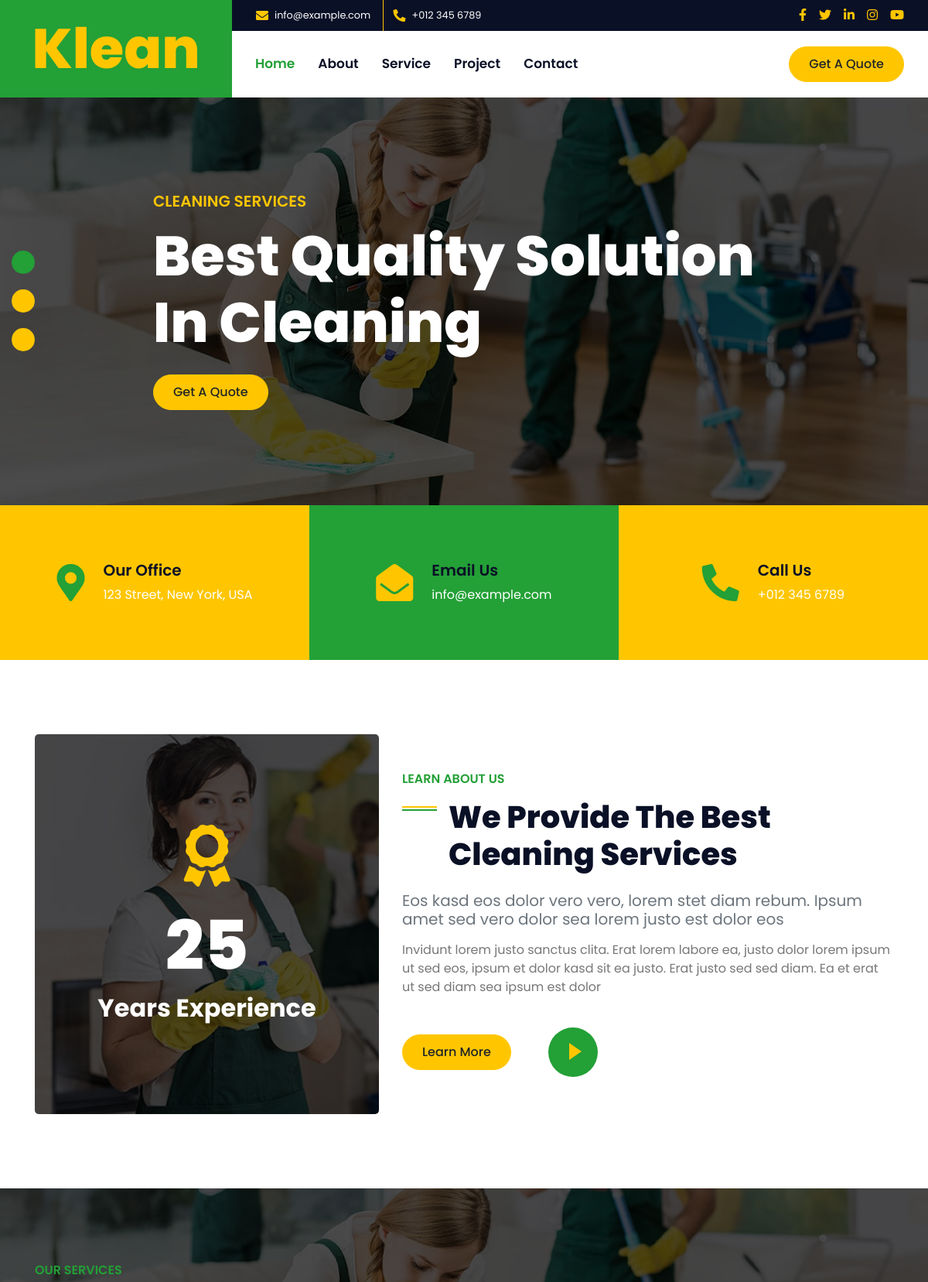
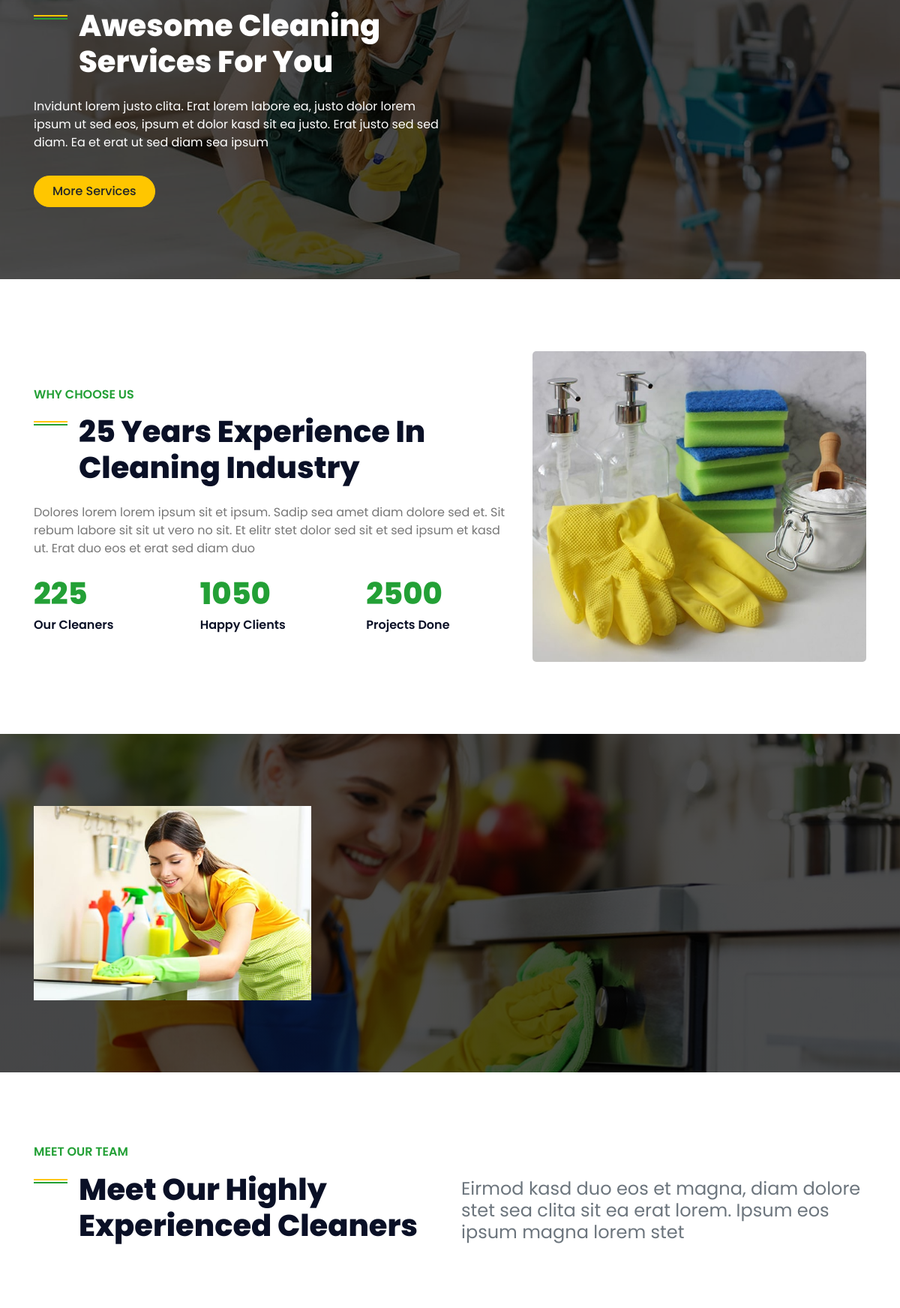
The page / (upper part) on the database its author committed (2 pictures, top to bottom).
### home/models.py (models this page shows, shortened)
class Carusel(models.Model):
    title = models.CharField(max_length=100, blank=True, null=True)
    desc = models.CharField(max_length=200, blank=True, null=True)
    cover_image = models.ImageField(
        upload_to='carousel',
        null=True,
        blank=True,
    )
    status = models.CharField(
        default=DEFAULT_STATUS,
        choices=STATUS,
        max_length=15
    )
    createt_at = models.DateTimeField(auto_now_add=True)
    updated_at = models.DateTimeField(auto_now=True)

class Project(models.Model):
    project_name = models.CharField(max_length=100, blank=True, null=True)
    link = models.CharField(max_length=400, blank=True, null=True)
    image = models.ImageField(
        upload_to='project',
        null=True,
        blank=True,
    )
    status = models.CharField(
        default=DEFAULT_STATUS,
        choices=STATUS,
        max_length=15
    )
    createt_at = models.DateTimeField(auto_now_add=True)
    updated_at = models.DateTimeField(auto_now=True)

### home/views.py (the view)
# urls.py: path("", views.carusel, name='index'),
def carusel(request):
    carusels=Carusel.objects.filter(status=STATUS)
    services=Service.objects.filter(status=STATUS)
    projects=Project.objects.filter(status=STATUS)
    blogs=Blog.objects.filter(status=STATUS)
    return render(request,"index.html",{'carusels':carusels,'services':services,'projects':projects,'blogs':blogs})

### home/models.py (called while the page is built)
    def __str__(self):
        return self.title

### templates/index.html (shortened to what this page needs)
  {% extends 'base/base.html' %}
  {% block content %}
  {% load static %}
  <div class="container-fluid p-0">
    <div id="header-carousel" class="carousel slide carousel-fade" data-ride="carousel">
        <ol class="carousel-indicators">
            <li data-target="#header-carousel" data-slide-to="0" class="active"></li>
            <li data-target="#header-carousel" data-slide-to="1"></li>
            <li data-target="#header-carousel" data-slide-to="2"></li>
        </ol>
        <div class="carousel-inner">
            {% for carusel in carusels %}
            <div class="carousel-item carousel-item {% if forloop.first == True %}active{% endif %} ">
                <img class="img-fluid" src="{{ carusel.cover_image.url }}" alt="Image">
                <div class="carousel-caption d-flex align-items-center justify-content-center">
                    <div class="p-5" style="width: 100%; max-width: 900px;">
                        <h5 class="text-primary text-uppercase mb-md-3">{{ carusel.title }}</h5>
                        <h1 class="display-3 text-white mb-md-4">{{ carusel.desc }}</h1>
                        <a href="" class="btn btn-primary">Get A Quote</a>
                    </div>
                </div>
            </div>
            {% endfor %}
        </div>
    </div>
</div>
<div class="container-fluid pb-5 contact-info">
    <div class="row">
        <div class="col-lg-4 p-0">
            <div class="contact-info-item d-flex align-items-center justify-content-center bg-primary text-white py-4 py-lg-0">
                <i class="fa fa-3x fa-map-marker-alt text-secondary mr-4"></i>
                <div class="">
                    <h5 class="mb-2">Our Office</h5>
                    <p class="m-0">123 Street, New York, USA</p>
                </div>
            </div>
        </div>
        <div class="col-lg-4 p-0">
            <div class="contact-info-item d-flex align-items-center justify-content-center bg-secondary text-white py-4 py-lg-0">
                <i class="fa fa-3x fa-envelope-open text-primary mr-4"></i>
                <div class="">
                    <h5 class="mb-2">Email Us</h5>
                    <p class="m-0">info@example.com</p>
                </div>
            </div>
        </div>
        <div class="col-lg-4 p-0">
            <div class="contact-info-item d-flex align-items-center justify-content-center bg-primary text-white py-4 py-lg-0">
                <i class="fa fa-3x fa-phone-alt text-secondary mr-4"></i>
                <div class="">
                    <h5 class="mb-2">Call Us</h5>
                    <p class="m-0">+012 345 6789</p>
                </div>
            </div>
        </div>
    </div>
</div>
<div class="container-fluid py-5 mb-5">
    <div class="container">
        <div class="row">
            <div class="col-lg-5">
                <div class="d-flex flex-column align-items-center justify-content-center bg-about rounded h-100 py-5 px-3">
                    <i class="fa fa-5x fa-award text-primary mb-4"></i>
                    <h1 class="display-2 text-white mb-2" data-toggle="counter-up">25</h1>
                    <h2 class="text-white m-0">Years Experience</h2>
                </div>
            </div>
            <div class="col-lg-7 pt-5 pb-lg-5">
                <h6 class="text-secondary font-weight-semi-bold text-uppercase mb-3">Learn About Us</h6>
                <h1 class="mb-4 section-title">We Provide The Best Cleaning Services</h1>
                <h5 class="text-muted font-weight-normal mb-3">Eos kasd eos dolor vero vero, lorem stet diam rebum. Ipsum amet sed vero dolor sea lorem justo est dolor eos</h5>
                <p>Invidunt lorem justo sanctus clita. Erat lorem labore ea, justo dolor lorem ipsum ut sed eos, ipsum et dolor kasd sit ea justo. Erat justo sed sed diam. Ea et erat ut sed diam sea ipsum est dolor</p>
                <div class="d-flex align-items-center pt-4">
                    <a href="" class="btn btn-primary mr-5">Learn More</a>
                    <button type="button" class="btn-play" data-toggle="modal"
                        data-src="https://www.youtube.com/embed/DWRcNpR6Kdc" data-target="#videoModal">
                        <span></span>
                    </button>
                    <h5 class="font-weight-normal text-white m-0 ml-4 d-none d-sm-block">Play Video</h5>
                </div>
            </div>
        </div>
    </div>
</div>
<div class="container-fluid bg-service py-5">
    <div class="container py-5">
        <div class="row align-items-center">
            <div class="col-lg-6">
                <h6 class="text-secondary font-weight-semi-bold text-uppercase mb-3">Our Services</h6>
                <h1 class="mb-4 section-title text-white">Awesome Cleaning Services For You</h1>
                <p class="text-white">Invidunt lorem justo clita. Erat lorem labore ea, justo dolor lorem ipsum ut sed eos, ipsum et dolor kasd sit ea justo. Erat justo sed sed diam. Ea et erat ut sed diam sea ipsum</p>
                <a href="" class="btn btn-primary mt-3 py-2 px-4">More Services</a>
            </div>
        </div>
    </div>
</div>
<div class="container-fluid py-5">
    <div class="container py-5">
        <div class="row">
            <div class="col-lg-7 pt-lg-5 pb-3">
                <h6 class="text-secondary font-weight-semi-bold text-uppercase mb-3">Why Choose Us</h6>
                <h1 class="mb-4 section-title">25 Years Experience In Cleaning Industry</h1>
                <p class="mb-4">Dolores lorem lorem ipsum sit et ipsum. Sadip sea amet diam dolore sed et. Sit rebum labore sit sit ut vero no sit. Et elitr stet dolor sed sit et sed ipsum et kasd ut. Erat duo eos et erat sed diam duo</p>
                <div class="row">
                    <div class="col-sm-4">
                        <h1 class="text-secondary mb-2" data-toggle="counter-up">225</h1>
                        <h6 class="font-weight-semi-bold mb-sm-4">Our Cleaners</h6>
                    </div>
                    <div class="col-sm-4">
                        <h1 class="text-secondary mb-2" data-toggle="counter-up">1050</h1>
                        <h6 class="font-weight-semi-bold mb-sm-4">Happy Clients</h6>
                    </div>
                    <div class="col-sm-4">
                        <h1 class="text-secondary mb-2" data-toggle="counter-up">2500</h1>
                        <h6 class="font-weight-semi-bold mb-sm-4">Projects Done</h6>
                    </div>
                </div>
            </div>
            <div class="col-lg-5" style="min-height: 400px;">
                <div class="position-relative h-100 rounded overflow-hidden">
                    <img class="position-absolute w-100 h-100" src="{% static 'img/feature.jpg' %}" style="object-fit: cover;">
                </div>
            </div>
        </div>
    </div>
</div>
<div class="container-fluid bg-portfolio py-5">
    <div class="container py-5">
        <div class="row m-0 portfolio-container">
            {% for project in projects %}
            <div class="col-lg-4 col-md-6 col-sm-12 p-0 portfolio-item">
                <div class="position-relative overflow-hidden">
                    <div class="portfolio-img">
                        <img class="img-fluid w-100" src="{{project.image.url}}" alt="">
                    </div>
                </div>
            </div>
            {% endfor %}
        </div>
    </div>
    </div>
<div class="container-fluid py-5">
    <div class="container py-5">
        <div class="row align-items-end mb-4">
            <div class="col-lg-6">
                <h6 class="text-secondary font-weight-semi-bold text-uppercase mb-3">Meet Our Team</h6>
                <h1 class="section-title mb-3">Meet Our Highly Experienced Cleaners</h1>
            </div>
            <div class="col-lg-6">
                <h4 class="font-weight-normal text-muted mb-3">Eirmod kasd duo eos et magna, diam dolore stet sea clita sit ea erat lorem. Ipsum eos ipsum magna lorem stet</h4>
            </div>
        </div>
    </div>
</div>
{% endblock %}

### rows shown on the page
Carusel: cover_image (picture), title "CLEANING SERVICES", desc "Best Quality Solution In Cleaning"
Project: image (picture)
